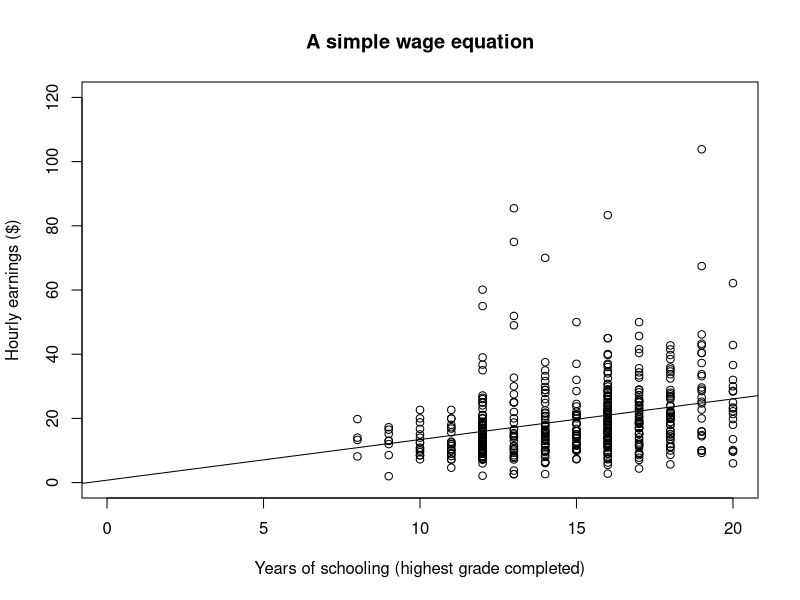

R code for this plot:
## ---- chunk 1
knitr::opts_chunk$set(echo = TRUE)
library(tidyverse)
## ---- chunk 2
# EARNINGS regress on S
eawe21 <- read.csv('Data/EAWE21.csv', header=T)     # Import data
lin.model <- lm(EARNINGS ~ S, data = eawe21)        # Run the model
summary(lin.model)                                  # The result
## ---- chunk 3
# EARNINGS regress on schooling
# Plot the data
plot(EARNINGS ~ S, 
     data = eawe21,
     main = "A simple wage equation", 
     xlab = "Years of schooling (highest grade completed)",
     ylab = "Hourly earnings ($)",
     xlim = c(0, 20),
     ylim = c(0, 120))

abline(lin.model)              # Add the regression line

## ---- chunk 4
# Descriptive statistics for S
summary(eawe21$S)
## ---- chunk 5
# Create the demeaned variable SDEV
library(tidyverse)                  # Load the required package

eawe21.dm <- eawe21 %>%
  mutate(SDEV = S - mean(S)) %>%    # Create the demeaned variable
  select(EARNINGS, S, SDEV)         # Select the required columns

# EARNINGS regress on the demeaned variable SDEV
# Using pipe (%>%) operator to simplify the code
lm(EARNINGS ~ SDEV, data = eawe21.dm) %>%        # Run the model
  summary                                        # Print the result      
## ---- chunk 6
# EARNINGS regress on schooling
# Analysis of variance table
anova(lin.model)
## ---- chunk 7
# EARNINGS regress on schooling
# Summary of regression results, including the coefficient of determination
summary(lin.model)
